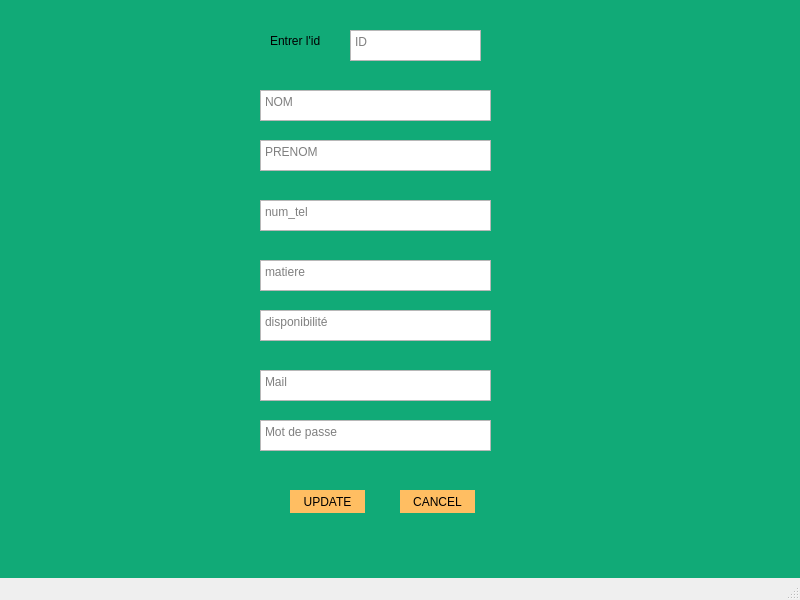
<?xml version="1.0" encoding="UTF-8"?>
<ui version="4.0">
 <class>updatewindow</class>
 <widget class="QMainWindow" name="updatewindow">
  <property name="geometry">
   <rect>
    <x>0</x>
    <y>0</y>
    <width>800</width>
    <height>600</height>
   </rect>
  </property>
  <property name="windowTitle">
   <string>MainWindow</string>
  </property>
  <widget class="QWidget" name="centralwidget">
   <widget class="QLabel" name="label_2">
    <property name="geometry">
     <rect>
      <x>270</x>
      <y>30</y>
      <width>111</width>
      <height>21</height>
     </rect>
    </property>
    <property name="text">
     <string>Entrer l'id</string>
    </property>
   </widget>
   <widget class="QTextEdit" name="dispo">
    <property name="geometry">
     <rect>
      <x>260</x>
      <y>310</y>
      <width>231</width>
      <height>31</height>
     </rect>
    </property>
    <property name="html">
     <string>&lt;!DOCTYPE HTML PUBLIC &quot;-//W3C//DTD HTML 4.0//EN&quot; &quot;http://www.w3.org/TR/REC-html40/strict.dtd&quot;&gt;
&lt;html&gt;&lt;head&gt;&lt;meta name=&quot;qrichtext&quot; content=&quot;1&quot; /&gt;&lt;style type=&quot;text/css&quot;&gt;
p, li { white-space: pre-wrap; }
&lt;/style&gt;&lt;/head&gt;&lt;body style=&quot; font-family:'MS Shell Dlg 2'; font-size:8.25pt; font-weight:400; font-style:normal;&quot;&gt;
&lt;p style=&quot;-qt-paragraph-type:empty; margin-top:0px; margin-bottom:0px; margin-left:0px; margin-right:0px; -qt-block-indent:0; text-indent:0px; font-family:'MS Shell Dlg 2';&quot;&gt;&lt;br /&gt;&lt;/p&gt;&lt;/body&gt;&lt;/html&gt;</string>
    </property>
    <property name="placeholderText">
     <string>disponibilité</string>
    </property>
   </widget>
   <widget class="QGraphicsView" name="graphicsView_2">
    <property name="geometry">
     <rect>
      <x>-190</x>
      <y>-80</y>
      <width>1271</width>
      <height>891</height>
     </rect>
    </property>
    <property name="styleSheet">
     <string notr="true">background-color:rgb(17, 170, 119);
border-radius: 20px;
</string>
    </property>
   </widget>
   <widget class="QPushButton" name="pushButton">
    <property name="geometry">
     <rect>
      <x>290</x>
      <y>490</y>
      <width>75</width>
      <height>23</height>
     </rect>
    </property>
    <property name="styleSheet">
     <string notr="true">#pushButton{

border-radius:20px;


background-color: #ffbe62
}

#pushButton:hover{
border-radius:20px;
font: 10pt 'Century Gothic';
background:#ffffff;


}</string>
    </property>
    <property name="text">
     <string>UPDATE</string>
    </property>
   </widget>
   <widget class="QTextEdit" name="prenom">
    <property name="geometry">
     <rect>
      <x>260</x>
      <y>140</y>
      <width>231</width>
      <height>31</height>
     </rect>
    </property>
    <property name="html">
     <string>&lt;!DOCTYPE HTML PUBLIC &quot;-//W3C//DTD HTML 4.0//EN&quot; &quot;http://www.w3.org/TR/REC-html40/strict.dtd&quot;&gt;
&lt;html&gt;&lt;head&gt;&lt;meta name=&quot;qrichtext&quot; content=&quot;1&quot; /&gt;&lt;style type=&quot;text/css&quot;&gt;
p, li { white-space: pre-wrap; }
&lt;/style&gt;&lt;/head&gt;&lt;body style=&quot; font-family:'MS Shell Dlg 2'; font-size:8.25pt; font-weight:400; font-style:normal;&quot;&gt;
&lt;p style=&quot;-qt-paragraph-type:empty; margin-top:0px; margin-bottom:0px; margin-left:0px; margin-right:0px; -qt-block-indent:0; text-indent:0px; font-family:'MS Shell Dlg 2';&quot;&gt;&lt;br /&gt;&lt;/p&gt;&lt;/body&gt;&lt;/html&gt;</string>
    </property>
    <property name="placeholderText">
     <string>PRENOM</string>
    </property>
   </widget>
   <widget class="QTextEdit" name="mdp">
    <property name="geometry">
     <rect>
      <x>260</x>
      <y>420</y>
      <width>231</width>
      <height>31</height>
     </rect>
    </property>
    <property name="html">
     <string>&lt;!DOCTYPE HTML PUBLIC &quot;-//W3C//DTD HTML 4.0//EN&quot; &quot;http://www.w3.org/TR/REC-html40/strict.dtd&quot;&gt;
&lt;html&gt;&lt;head&gt;&lt;meta name=&quot;qrichtext&quot; content=&quot;1&quot; /&gt;&lt;style type=&quot;text/css&quot;&gt;
p, li { white-space: pre-wrap; }
&lt;/style&gt;&lt;/head&gt;&lt;body style=&quot; font-family:'MS Shell Dlg 2'; font-size:8.25pt; font-weight:400; font-style:normal;&quot;&gt;
&lt;p style=&quot;-qt-paragraph-type:empty; margin-top:0px; margin-bottom:0px; margin-left:0px; margin-right:0px; -qt-block-indent:0; text-indent:0px; font-family:'MS Shell Dlg 2';&quot;&gt;&lt;br /&gt;&lt;/p&gt;&lt;/body&gt;&lt;/html&gt;</string>
    </property>
    <property name="placeholderText">
     <string>Mot de passe</string>
    </property>
   </widget>
   <widget class="QPushButton" name="pushButton_2">
    <property name="geometry">
     <rect>
      <x>400</x>
      <y>490</y>
      <width>75</width>
      <height>23</height>
     </rect>
    </property>
    <property name="styleSheet">
     <string notr="true">#pushButton_2{

border-radius:20px;


background-color: #ffbe62
}

#pushButton_2:hover{
border-radius:20px;
font: 10pt 'Century Gothic';
background:#ffffff;


}</string>
    </property>
    <property name="text">
     <string>CANCEL</string>
    </property>
   </widget>
   <widget class="QTextEdit" name="numtele">
    <property name="geometry">
     <rect>
      <x>260</x>
      <y>200</y>
      <width>231</width>
      <height>31</height>
     </rect>
    </property>
    <property name="html">
     <string>&lt;!DOCTYPE HTML PUBLIC &quot;-//W3C//DTD HTML 4.0//EN&quot; &quot;http://www.w3.org/TR/REC-html40/strict.dtd&quot;&gt;
&lt;html&gt;&lt;head&gt;&lt;meta name=&quot;qrichtext&quot; content=&quot;1&quot; /&gt;&lt;style type=&quot;text/css&quot;&gt;
p, li { white-space: pre-wrap; }
&lt;/style&gt;&lt;/head&gt;&lt;body style=&quot; font-family:'MS Shell Dlg 2'; font-size:8.25pt; font-weight:400; font-style:normal;&quot;&gt;
&lt;p style=&quot;-qt-paragraph-type:empty; margin-top:0px; margin-bottom:0px; margin-left:0px; margin-right:0px; -qt-block-indent:0; text-indent:0px; font-family:'MS Shell Dlg 2';&quot;&gt;&lt;br /&gt;&lt;/p&gt;&lt;/body&gt;&lt;/html&gt;</string>
    </property>
    <property name="placeholderText">
     <string>num_tel</string>
    </property>
   </widget>
   <widget class="QTextEdit" name="nom">
    <property name="geometry">
     <rect>
      <x>260</x>
      <y>90</y>
      <width>231</width>
      <height>31</height>
     </rect>
    </property>
    <property name="styleSheet">
     <string notr="true"/>
    </property>
    <property name="html">
     <string>&lt;!DOCTYPE HTML PUBLIC &quot;-//W3C//DTD HTML 4.0//EN&quot; &quot;http://www.w3.org/TR/REC-html40/strict.dtd&quot;&gt;
&lt;html&gt;&lt;head&gt;&lt;meta name=&quot;qrichtext&quot; content=&quot;1&quot; /&gt;&lt;style type=&quot;text/css&quot;&gt;
p, li { white-space: pre-wrap; }
&lt;/style&gt;&lt;/head&gt;&lt;body style=&quot; font-family:'MS Shell Dlg 2'; font-size:8.25pt; font-weight:400; font-style:normal;&quot;&gt;
&lt;p style=&quot;-qt-paragraph-type:empty; margin-top:0px; margin-bottom:0px; margin-left:0px; margin-right:0px; -qt-block-indent:0; text-indent:0px; font-family:'MS Shell Dlg 2';&quot;&gt;&lt;br /&gt;&lt;/p&gt;&lt;/body&gt;&lt;/html&gt;</string>
    </property>
    <property name="placeholderText">
     <string>NOM</string>
    </property>
   </widget>
   <widget class="QTextEdit" name="matiere">
    <property name="geometry">
     <rect>
      <x>260</x>
      <y>260</y>
      <width>231</width>
      <height>31</height>
     </rect>
    </property>
    <property name="html">
     <string>&lt;!DOCTYPE HTML PUBLIC &quot;-//W3C//DTD HTML 4.0//EN&quot; &quot;http://www.w3.org/TR/REC-html40/strict.dtd&quot;&gt;
&lt;html&gt;&lt;head&gt;&lt;meta name=&quot;qrichtext&quot; content=&quot;1&quot; /&gt;&lt;style type=&quot;text/css&quot;&gt;
p, li { white-space: pre-wrap; }
&lt;/style&gt;&lt;/head&gt;&lt;body style=&quot; font-family:'MS Shell Dlg 2'; font-size:8.25pt; font-weight:400; font-style:normal;&quot;&gt;
&lt;p style=&quot;-qt-paragraph-type:empty; margin-top:0px; margin-bottom:0px; margin-left:0px; margin-right:0px; -qt-block-indent:0; text-indent:0px; font-family:'MS Shell Dlg 2';&quot;&gt;&lt;br /&gt;&lt;/p&gt;&lt;/body&gt;&lt;/html&gt;</string>
    </property>
    <property name="placeholderText">
     <string>matiere</string>
    </property>
   </widget>
   <widget class="QTextEdit" name="mail">
    <property name="geometry">
     <rect>
      <x>260</x>
      <y>370</y>
      <width>231</width>
      <height>31</height>
     </rect>
    </property>
    <property name="html">
     <string>&lt;!DOCTYPE HTML PUBLIC &quot;-//W3C//DTD HTML 4.0//EN&quot; &quot;http://www.w3.org/TR/REC-html40/strict.dtd&quot;&gt;
&lt;html&gt;&lt;head&gt;&lt;meta name=&quot;qrichtext&quot; content=&quot;1&quot; /&gt;&lt;style type=&quot;text/css&quot;&gt;
p, li { white-space: pre-wrap; }
&lt;/style&gt;&lt;/head&gt;&lt;body style=&quot; font-family:'MS Shell Dlg 2'; font-size:8.25pt; font-weight:400; font-style:normal;&quot;&gt;
&lt;p style=&quot;-qt-paragraph-type:empty; margin-top:0px; margin-bottom:0px; margin-left:0px; margin-right:0px; -qt-block-indent:0; text-indent:0px; font-family:'MS Shell Dlg 2';&quot;&gt;&lt;br /&gt;&lt;/p&gt;&lt;/body&gt;&lt;/html&gt;</string>
    </property>
    <property name="placeholderText">
     <string>Mail</string>
    </property>
   </widget>
   <widget class="QTextEdit" name="id">
    <property name="geometry">
     <rect>
      <x>350</x>
      <y>30</y>
      <width>131</width>
      <height>31</height>
     </rect>
    </property>
    <property name="styleSheet">
     <string notr="true"/>
    </property>
    <property name="html">
     <string>&lt;!DOCTYPE HTML PUBLIC &quot;-//W3C//DTD HTML 4.0//EN&quot; &quot;http://www.w3.org/TR/REC-html40/strict.dtd&quot;&gt;
&lt;html&gt;&lt;head&gt;&lt;meta name=&quot;qrichtext&quot; content=&quot;1&quot; /&gt;&lt;style type=&quot;text/css&quot;&gt;
p, li { white-space: pre-wrap; }
&lt;/style&gt;&lt;/head&gt;&lt;body style=&quot; font-family:'MS Shell Dlg 2'; font-size:8.25pt; font-weight:400; font-style:normal;&quot;&gt;
&lt;p style=&quot;-qt-paragraph-type:empty; margin-top:0px; margin-bottom:0px; margin-left:0px; margin-right:0px; -qt-block-indent:0; text-indent:0px; font-family:'MS Shell Dlg 2';&quot;&gt;&lt;br /&gt;&lt;/p&gt;&lt;/body&gt;&lt;/html&gt;</string>
    </property>
    <property name="placeholderText">
     <string>ID</string>
    </property>
   </widget>
   <zorder>graphicsView_2</zorder>
   <zorder>label_2</zorder>
   <zorder>dispo</zorder>
   <zorder>pushButton</zorder>
   <zorder>prenom</zorder>
   <zorder>mdp</zorder>
   <zorder>pushButton_2</zorder>
   <zorder>numtele</zorder>
   <zorder>nom</zorder>
   <zorder>matiere</zorder>
   <zorder>mail</zorder>
   <zorder>id</zorder>
  </widget>
  <widget class="QMenuBar" name="menubar">
   <property name="geometry">
    <rect>
     <x>0</x>
     <y>0</y>
     <width>800</width>
     <height>22</height>
    </rect>
   </property>
  </widget>
  <widget class="QStatusBar" name="statusbar"/>
 </widget>
 <resources/>
 <connections/>
</ui>
